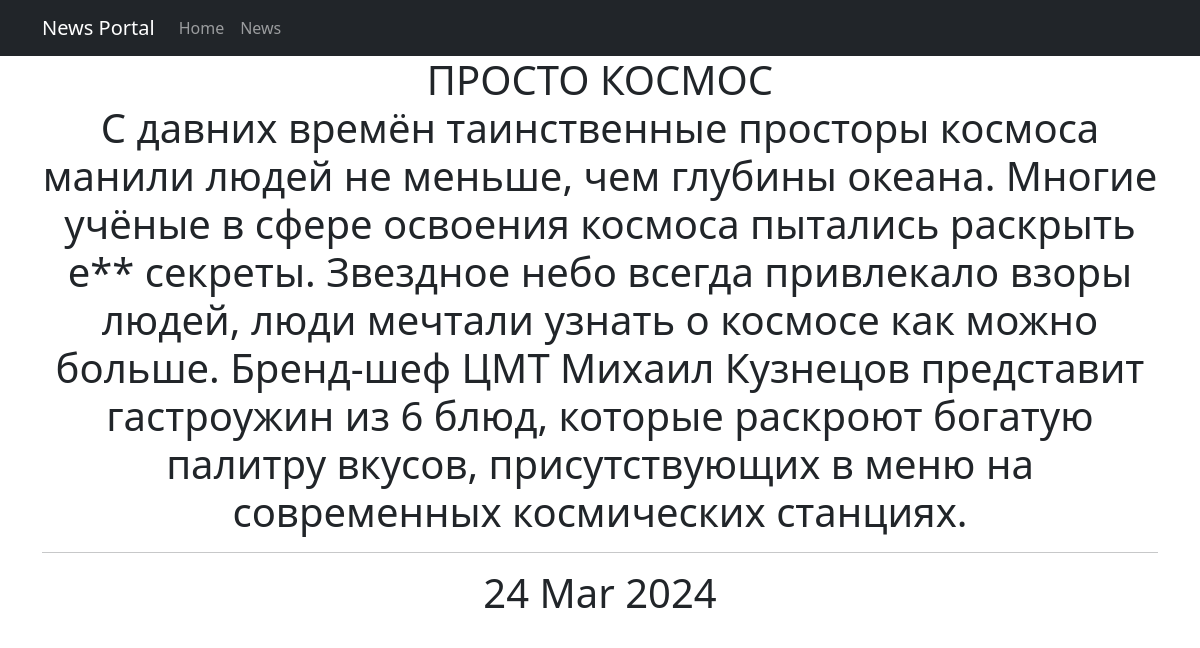
The page /news/2 on the database its author committed.
### news/models.py (models this page shows, shortened)
class Post(models.Model):
    author = models.ForeignKey(Author, on_delete=models.CASCADE)
    choice = models.CharField(max_length=10, choices=POSITION, default=news)
    time_post = models.DateTimeField(auto_now_add=True)
    categories = models.ManyToManyField(Category, through='PostCategory')
    title = models.CharField(max_length=255)
    text = models.TextField()
    post_rating = models.IntegerField(default=0)

### news/views.py (the view)
# urls.py: path('<int:pk>', PostDetail.as_view()),
class PostDetail(DetailView):
    model = Post
    template_name = 'post.html'
    context_object_name = 'post'
    def get_context_data(self, **kwargs):
        context = super().get_context_data(**kwargs)
        context['time_now'] = datetime.utcnow()
        return context

### news/templatetags/custom_filters.py (called while the page is built)
@register.filter()
def censor(value):
    word = value.replace('его', 'е**')
    return word

### templates/post.html
{% extends 'flatpages/default.html' %}
{% load custom_filters %}
{% block content %}
    <h1>{{ post.title|censor }}
        <br>
        {{ post.text|censor }}
        <hr>
    {{ post.time_post|date:'d M Y' }}
    </h1>
{% endblock content %}

### rows shown on the page
Post: title|censor "ПРОСТО КОСМОС", text|censor "С давних времён таинственные просторы космоса манили людей не меньше, чем глубины океана. Многие учёные в сфере освоения космоса пытались раскрыть е** секреты. Звездное небо всегда привлекало взоры людей, люди мечтали узнать о космосе как можно больше. Бренд-шеф ЦМТ Михаил Кузнецов представит гастроужин из 6 блюд, которые раскроют богатую палитру вкусов, присутствующих в меню на современных космических станциях.", time_post "24 Mar 2024"
